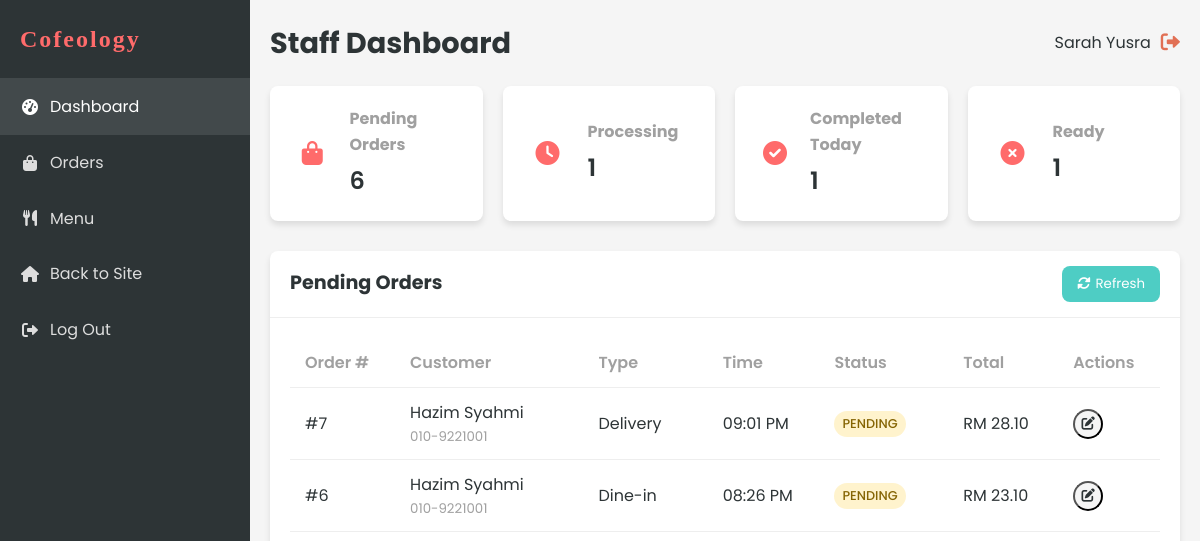
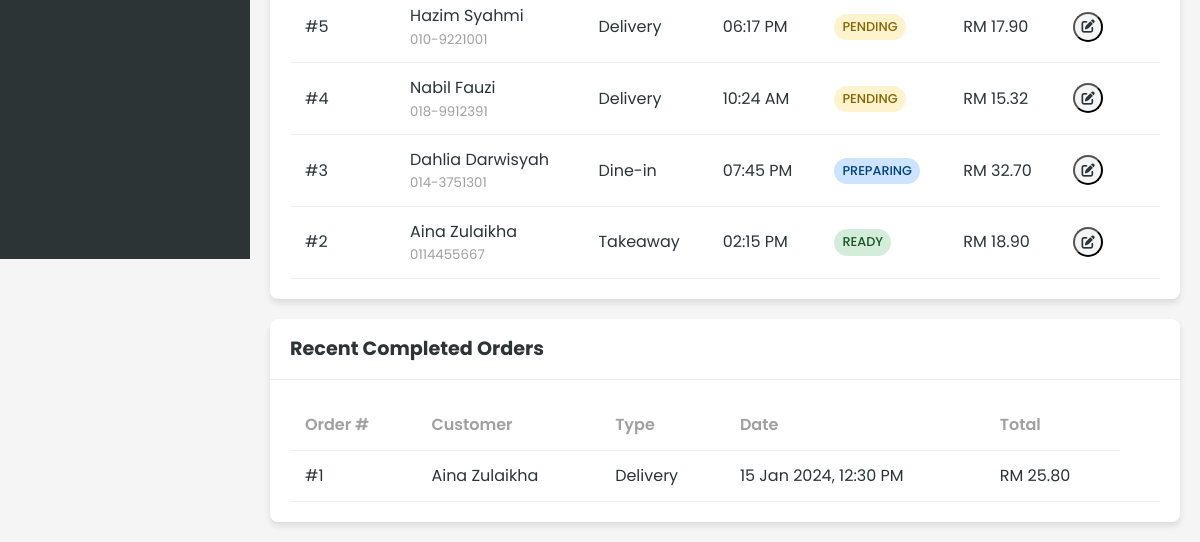
The app's page /staff/dashboard.php (signed in), older data (2 pictures, top to bottom).
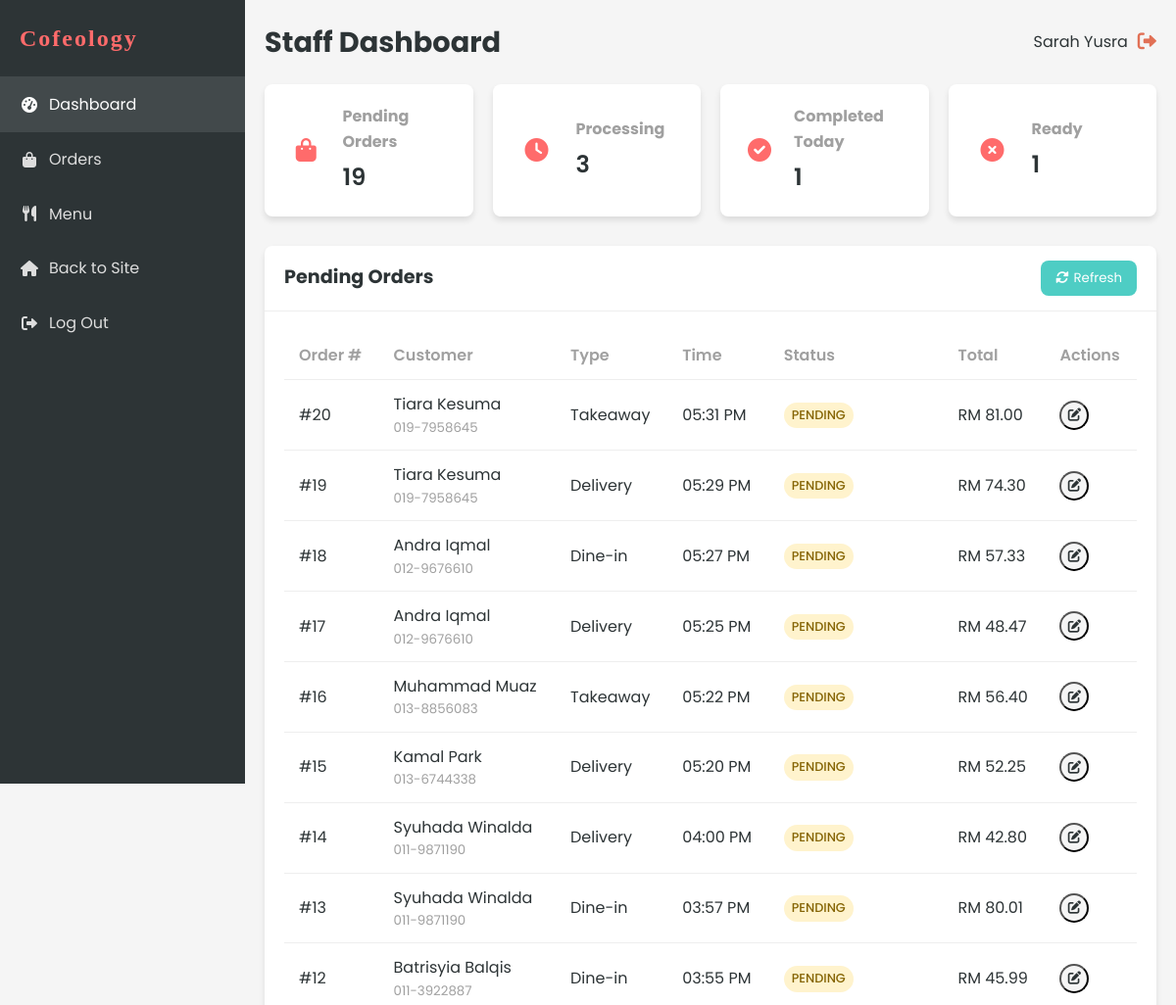
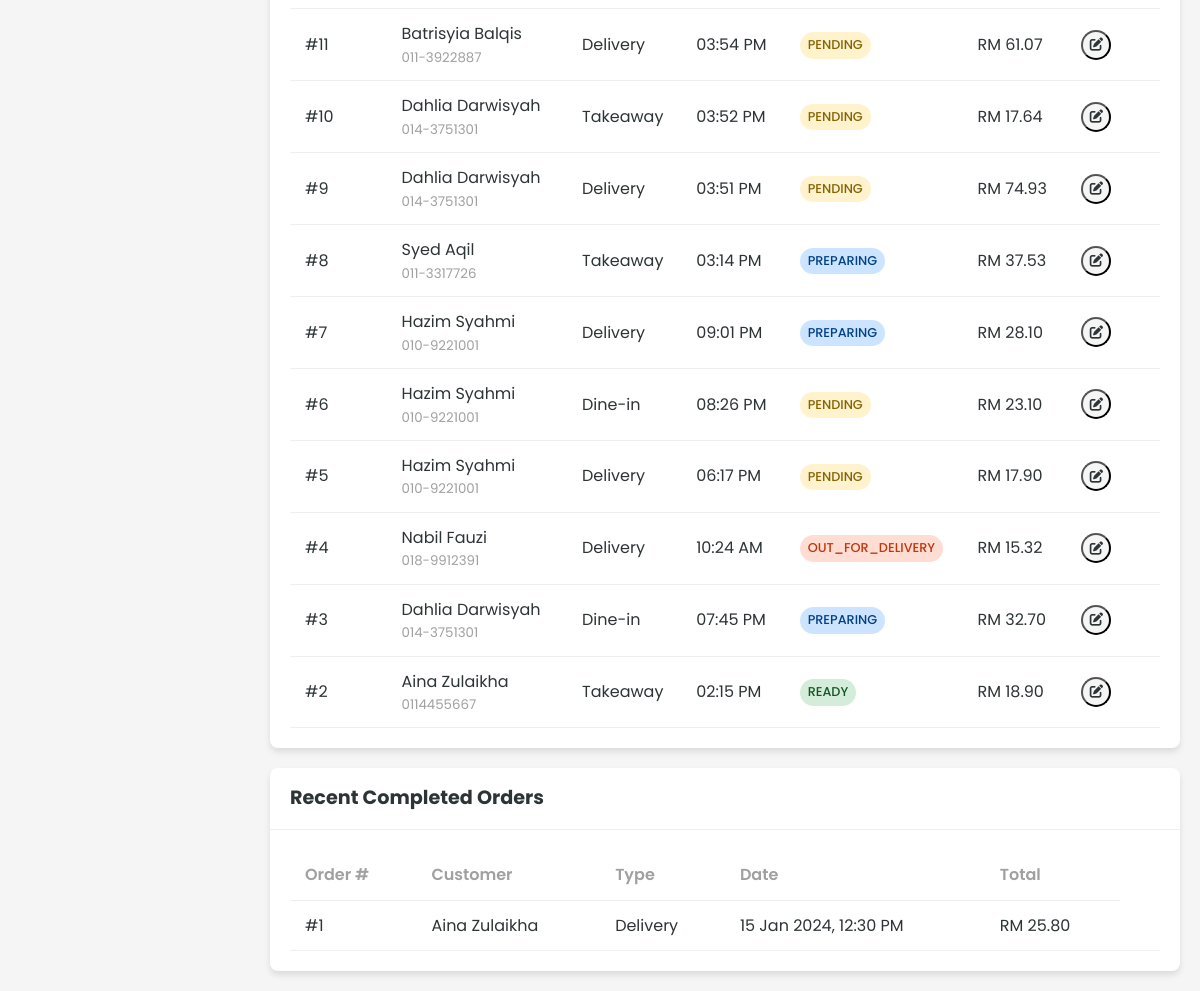
The same page, newer data (2 pictures, top to bottom).
### tables this page shows
CREATE TABLE `order` (
  `ORDER_ID` int(11) NOT NULL,
  `ORDER_NUMBER` varchar(20) NOT NULL,
  `ORDER_TIME` time NOT NULL,
  `ORDER_DATE` date NOT NULL,
  `ORDER_TYPE` enum('delivery','takeaway','dine-in') NOT NULL,
  `ORDER_STATUS` enum('pending','preparing','ready','out_for_delivery','completed','cancelled') DEFAULT 'pending',
  `TOT_AMOUNT` decimal(10,2) NOT NULL,
  `DELIVERY_ADDRESS` text DEFAULT NULL,
  `PAYMENT_METHOD` varchar(50) DEFAULT NULL,
  `PAYMENT_STATUS` enum('pending','completed','failed') DEFAULT 'pending',
  `CUST_ID` int(11) NOT NULL,
  `STAFF_ID` int(11) DEFAULT NULL,
  `special_instructions` text DEFAULT NULL,
  `pickup_time` datetime DEFAULT NULL,
  `created_at` timestamp NOT NULL DEFAULT current_timestamp(),
  `updated_at` timestamp NOT NULL DEFAULT current_timestamp() ON UPDATE current_timestamp()
);

CREATE TABLE `customer` (
  `CUST_ID` int(11) NOT NULL,
  `CUSTOMER_ID` varchar(20) NOT NULL,
  `CUST_NAME` varchar(100) NOT NULL,
  `CUST_NPHONE` varchar(20) NOT NULL,
  `CUST_EMAIL` varchar(100) NOT NULL,
  `CUST_PASSWORD` varchar(255) NOT NULL,
  `MEMBERSHIP` enum('basic','premium','vip') DEFAULT 'basic',
  `created_at` timestamp NOT NULL DEFAULT current_timestamp(),
  `updated_at` timestamp NOT NULL DEFAULT current_timestamp() ON UPDATE current_timestamp()
);

### includes/functions.php (called while the page is built, shortened)
<?php
function formatCurrency($amount) {
    return 'RM ' . number_format($amount, 2);
}
?>

### staff/dashboard.php (the view, shortened to what the changed rows need)
<?php
include '../includes/db_connect.php';
include '../includes/functions.php';
$stmt = $conn->prepare("
    SELECT o.*, c.CUST_NAME as customer_name, c.CUST_NPHONE as customer_phone
    FROM `ORDER` o
    JOIN CUSTOMER c ON o.CUST_ID = c.CUST_ID
    WHERE o.ORDER_STATUS != 'completed' AND o.ORDER_STATUS != 'cancelled'
    ORDER BY o.ORDER_DATE DESC, o.ORDER_TIME DESC
");
$stmt->execute();
$pendingOrders = $stmt->get_result()->fetch_all(MYSQLI_ASSOC);
$stmt = $conn->prepare("
    SELECT o.*, c.CUST_NAME as customer_name
    FROM `ORDER` o
    JOIN CUSTOMER c ON o.CUST_ID = c.CUST_ID
    WHERE o.ORDER_STATUS = 'completed'
    ORDER BY o.ORDER_DATE DESC, o.ORDER_TIME DESC
    LIMIT 10
");
$stmt->execute();
$completedOrders = $stmt->get_result()->fetch_all(MYSQLI_ASSOC);
?>
<!DOCTYPE html>
<html lang="en">
<head>
    <link rel="stylesheet" href="../css/style.css?v=1.1">
    <link rel="stylesheet" href="../css/dashboard.css?v=1.1">
    <link rel="stylesheet" href="https://cdnjs.cloudflare.com/ajax/libs/font-awesome/6.0.0-beta3/css/all.min.css">
</head>
<body>
    <div class="dashboard-container">
        <?php include 'sidebar.php'; ?>
        <div class="dashboard-content">
            <header class="dashboard-header">
                <div class="header-title">
                    <h1>Staff Dashboard</h1>
                </div>
            </header>
            <div class="dashboard-stats">
                <div class="stat-card">
                    <div class="stat-info">
                        <h3>Pending Orders</h3>
                        <p id="pending-count"><?php echo count($pendingOrders); ?></p>
                    </div>
                </div>
                <div class="stat-card">
                    <div class="stat-info">
                        <h3>Processing</h3>
                        <p id="processing-count">
                            <?php
                            $processingCount = 0;
                            foreach($pendingOrders as $order) {
                                if($order['ORDER_STATUS'] === 'preparing') $processingCount++;
                            }
                            echo $processingCount;
                            ?>
                        </p>
                    </div>
                </div>
            </div>
            <div class="dashboard-main">
                <div class="card">
                    <div class="card-header">
                        <h2>Pending Orders</h2>
                    </div>
                    <div class="card-body">
                        <div class="table-responsive">
                            <table class="table">
                                <thead>
                                    <tr>
                                        <th>Order #</th>
                                        <th>Customer</th>
                                        <th>Type</th>
                                        <th>Time</th>
                                        <th>Status</th>
                                        <th>Total</th>
                                        <th>Actions</th>
                                    </tr>
                                </thead>
                                <tbody id="pending-orders">
                                    <?php if (empty($pendingOrders)): ?>
                                        <tr>
                                            <td colspan="7" class="text-center">No pending orders</td>
                                        </tr>
                                    <?php else: ?>
                                        <?php foreach ($pendingOrders as $order): ?>
                                            <tr>
                                                <td>#<?php echo $order['ORDER_ID']; ?></td>
                                                <td>
                                                    <div class="customer-info">
                                                        <span><?php echo htmlspecialchars($order['customer_name']); ?></span>
                                                        <small><?php echo htmlspecialchars($order['customer_phone']); ?></small>
                                                    </div>
                                                </td>
                                                <td><?php echo ucfirst($order['ORDER_TYPE']); ?></td>
                                                <td><?php echo date('h:i A', strtotime($order['ORDER_DATE'] . ' ' . $order['ORDER_TIME'])); ?></td>
                                                <td>
                                                    <span class="status-badge <?php echo $order['ORDER_STATUS']; ?>">
                                                        <?php echo ucfirst($order['ORDER_STATUS']); ?>
                                                    </span>
                                                </td>
                                                <td><?php echo formatCurrency($order['TOT_AMOUNT']); ?></td>
                                                <td>
                                                    <div class="table-actions">
                                                        <button class="btn-icon update-status" data-id="<?php echo $order['ORDER_ID']; ?>" title="Update Status">
                                                            <i class="fas fa-edit"></i>
                                                        </button>
                                                    </div>
                                                </td>
                                            </tr>
                                        <?php endforeach; ?>
                                    <?php endif; ?>
                                </tbody>
                            </table>
                        </div>
                    </div>
                </div>
                <div class="card">
                    <div class="card-header">
                        <h2>Recent Completed Orders</h2>
                    </div>
                    <div class="card-body">
                        <div class="table-responsive">
                            <table class="table">
                                <thead>
                                    <tr>
                                        <th>Order #</th>
                                        <th>Customer</th>
                                        <th>Type</th>
                                        <th>Date</th>
                                        <th>Total</th>
                                    </tr>
                                </thead>
                                <tbody>
                                    <?php if (empty($completedOrders)): ?>
                                        <tr>
                                            <td colspan="6" class="text-center">No completed orders</td>
                                        </tr>
                                    <?php else: ?>
                                        <?php foreach ($completedOrders as $order): ?>
                                            <tr>
                                                <td>#<?php echo $order['ORDER_ID']; ?></td>
                                                <td><?php echo htmlspecialchars($order['customer_name']); ?></td>
                                                <td><?php echo ucfirst($order['ORDER_TYPE']); ?></td>
                                                <td><?php echo date('d M Y, h:i A', strtotime($order['ORDER_DATE'] . ' ' . $order['ORDER_TIME'])); ?></td>
                                                <td><?php echo formatCurrency($order['TOT_AMOUNT']); ?></td>
                                                <td>
                                                </td>
                                            </tr>
                                        <?php endforeach; ?>
                                    <?php endif; ?>
                                </tbody>
                            </table>
                        </div>
                    </div>
                </div>
            </div>
        </div>
    </div>
</body>
</html>

Row changes from the older to the newer data that the page shows:
added order: ORDER_ID "20", CUST_ID.CUST_NAME "Tiara Kesuma", CUST_ID.CUST_NPHONE "019-7958645", ORDER_TYPE "Takeaway", ORDER_DATE+ORDER_TIME "05:31 PM", ORDER_STATUS "PENDING", TOT_AMOUNT "RM 81.00", shown under "Pending Orders"
added order: ORDER_ID "19", CUST_ID.CUST_NAME "Tiara Kesuma", CUST_ID.CUST_NPHONE "019-7958645", ORDER_TYPE "Delivery", ORDER_DATE+ORDER_TIME "05:29 PM", ORDER_STATUS "PENDING", TOT_AMOUNT "RM 74.30", shown under "Pending Orders"
added order: ORDER_ID "18", CUST_ID.CUST_NAME "Andra Iqmal", CUST_ID.CUST_NPHONE "012-9676610", ORDER_TYPE "Dine-in", ORDER_DATE+ORDER_TIME "05:27 PM", ORDER_STATUS "PENDING", TOT_AMOUNT "RM 57.33", shown under "Pending Orders"
added order: ORDER_ID "17", CUST_ID.CUST_NAME "Andra Iqmal", CUST_ID.CUST_NPHONE "012-9676610", ORDER_TYPE "Delivery", ORDER_DATE+ORDER_TIME "05:25 PM", ORDER_STATUS "PENDING", TOT_AMOUNT "RM 48.47", shown under "Pending Orders"
added order: ORDER_ID "16", CUST_ID.CUST_NAME "Muhammad Muaz", CUST_ID.CUST_NPHONE "013-8856083", ORDER_TYPE "Takeaway", ORDER_DATE+ORDER_TIME "05:22 PM", ORDER_STATUS "PENDING", TOT_AMOUNT "RM 56.40", shown under "Pending Orders"
added order: ORDER_ID "15", CUST_ID.CUST_NAME "Kamal Park", CUST_ID.CUST_NPHONE "013-6744338", ORDER_TYPE "Delivery", ORDER_DATE+ORDER_TIME "05:20 PM", ORDER_STATUS "PENDING", TOT_AMOUNT "RM 52.25", shown under "Pending Orders"
added order: ORDER_ID "14", CUST_ID.CUST_NAME "Syuhada Winalda", CUST_ID.CUST_NPHONE "011-9871190", ORDER_TYPE "Delivery", ORDER_DATE+ORDER_TIME "04:00 PM", ORDER_STATUS "PENDING", TOT_AMOUNT "RM 42.80", shown under "Pending Orders"
added order: ORDER_ID "13", CUST_ID.CUST_NAME "Syuhada Winalda", CUST_ID.CUST_NPHONE "011-9871190", ORDER_TYPE "Dine-in", ORDER_DATE+ORDER_TIME "03:57 PM", ORDER_STATUS "PENDING", TOT_AMOUNT "RM 80.01", shown under "Pending Orders"
added order: ORDER_ID "12", CUST_ID.CUST_NAME "Batrisyia Balqis", CUST_ID.CUST_NPHONE "011-3922887", ORDER_TYPE "Dine-in", ORDER_DATE+ORDER_TIME "03:55 PM", ORDER_STATUS "PENDING", TOT_AMOUNT "RM 45.99", shown under "Pending Orders"
added order: ORDER_ID "11", CUST_ID.CUST_NAME "Batrisyia Balqis", CUST_ID.CUST_NPHONE "011-3922887", ORDER_TYPE "Delivery", ORDER_DATE+ORDER_TIME "03:54 PM", ORDER_STATUS "PENDING", TOT_AMOUNT "RM 61.07", shown under "Pending Orders"
added order: ORDER_ID "10", CUST_ID.CUST_NAME "Dahlia Darwisyah", CUST_ID.CUST_NPHONE "014-3751301", ORDER_TYPE "Takeaway", ORDER_DATE+ORDER_TIME "03:52 PM", ORDER_STATUS "PENDING", TOT_AMOUNT "RM 17.64", shown under "Pending Orders"
added order: ORDER_ID "9", CUST_ID.CUST_NAME "Dahlia Darwisyah", CUST_ID.CUST_NPHONE "014-3751301", ORDER_TYPE "Delivery", ORDER_DATE+ORDER_TIME "03:51 PM", ORDER_STATUS "PENDING", TOT_AMOUNT "RM 74.93", shown under "Pending Orders"
added order: ORDER_ID "8", CUST_ID.CUST_NAME "Syed Aqil", CUST_ID.CUST_NPHONE "011-3317726", ORDER_TYPE "Takeaway", ORDER_DATE+ORDER_TIME "03:14 PM", ORDER_STATUS "PREPARING", TOT_AMOUNT "RM 37.53", shown under "Pending Orders"
changed order "09:01 PM": ORDER_STATUS "PENDING" → "PREPARING"
changed order "10:24 AM": ORDER_STATUS "PENDING" → "OUT_FOR_DELIVERY"
Text that changed along with them:
count($pendingOrders): "6" → "19"
$processingCount: "1" → "3"
